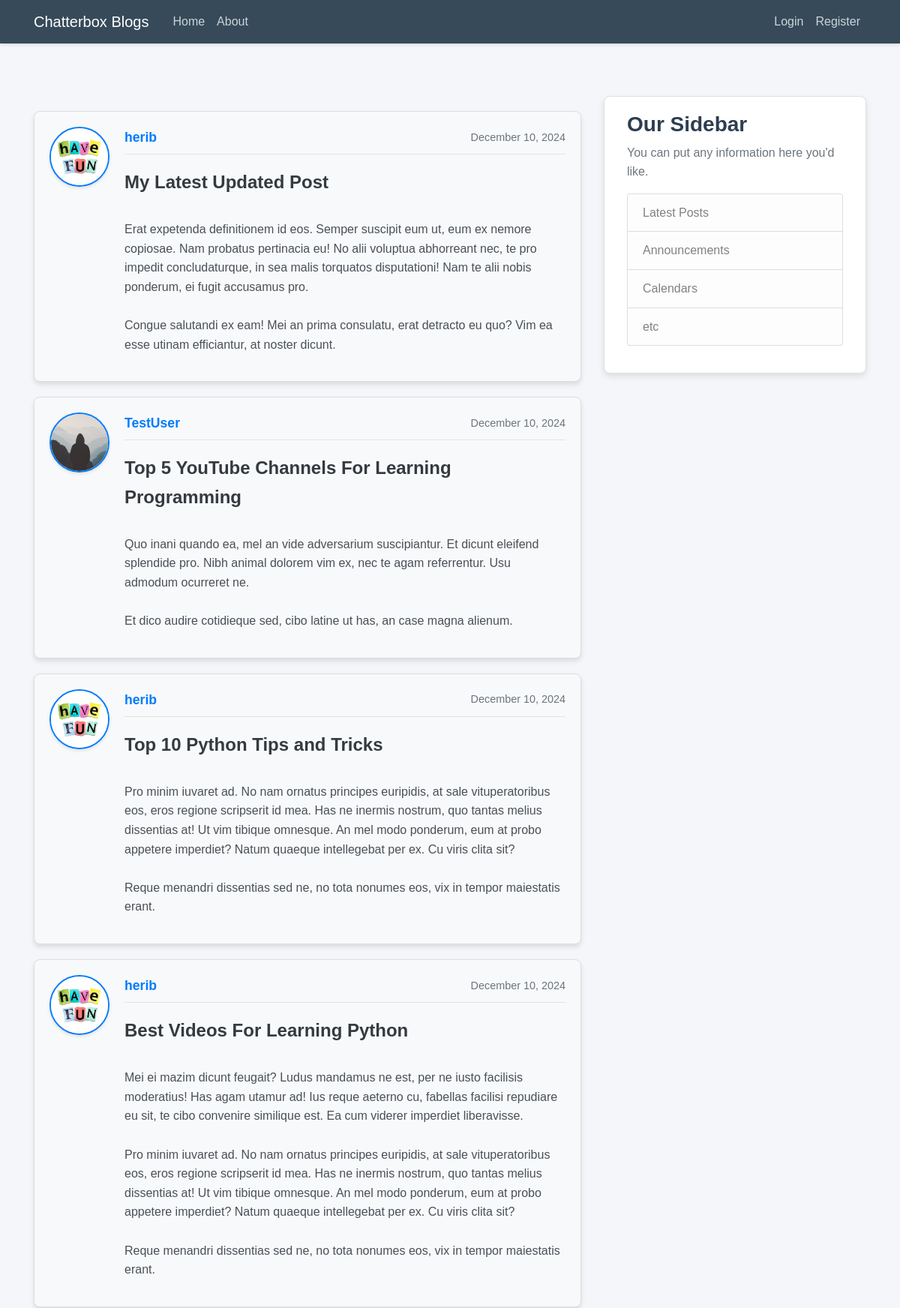
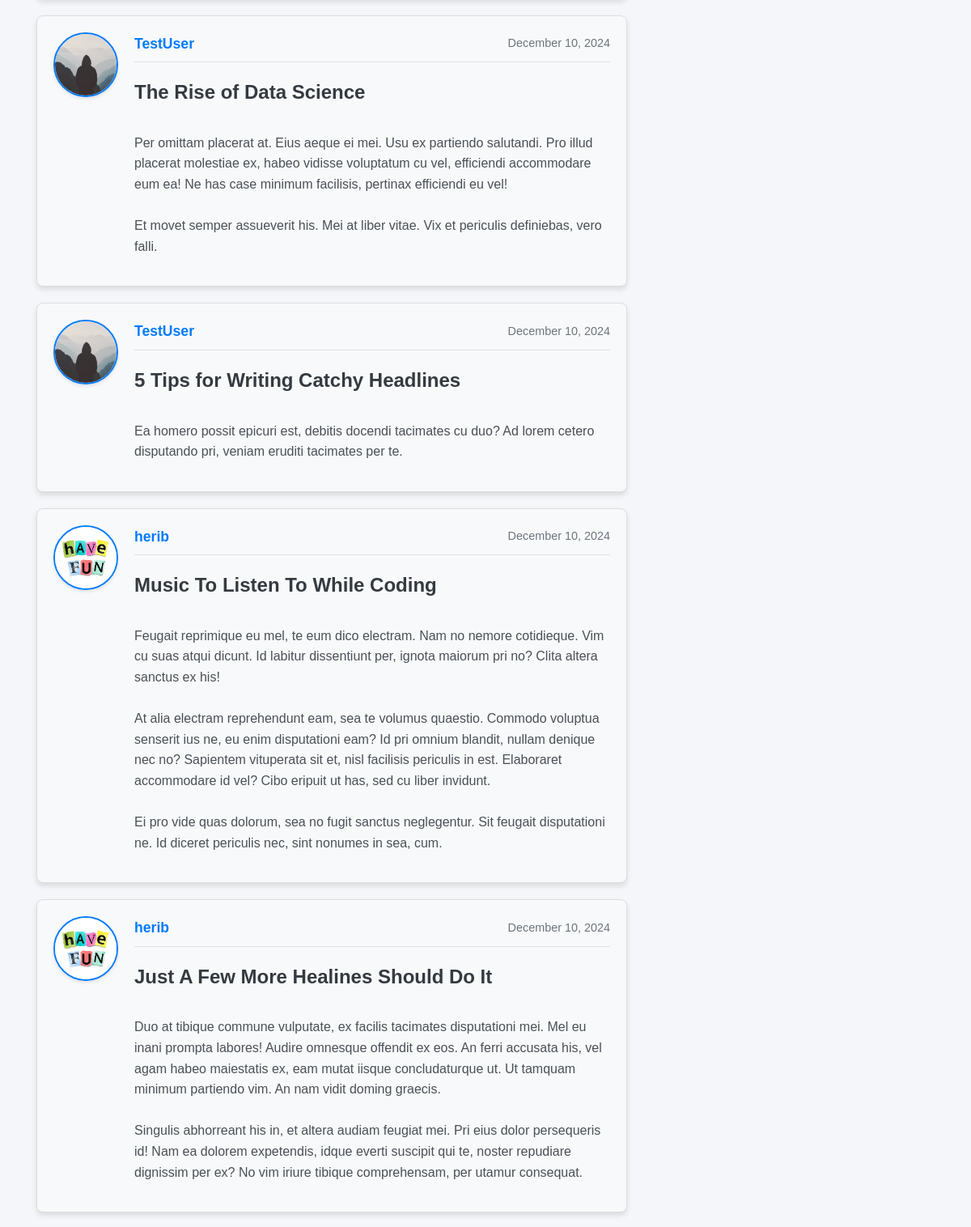
Screenshot of /blog/ (upper part) with the database file from the repository (2 pictures, top to bottom).
### blog/models.py (models this page shows, shortened)
class Post(models.Model):
    title = models.CharField(max_length=100)
    content = models.TextField()
    date_posted = models.DateTimeField(default=timezone.now)
    author = models.ForeignKey(User, on_delete=models.CASCADE)

### users/models.py (models this page shows, shortened)
class Profile(models.Model):
    user = models.OneToOneField(User, on_delete=models.CASCADE)  # Creates a one-to-one relationship with the User model
    image = models.ImageField(default='default.jpg', upload_to='profile_pics')  # Profile image field with a default value

### blog/views.py (the view)
# urls.py: path('', PostListView.as_view(), name='blog-home'),  # Home page with post list
class PostListView(ListView):
    model = Post  # Specifies the model to use
    template_name = 'blog/home.html'  # Template for displaying the list of posts
    context_object_name = 'posts'  # Context variable name for template
    ordering = ['-date_posted']  # Orders posts by newest first
    paginate_by = 10

### blog/templates/blog/home.html (shortened to what this page needs)
{% extends "blog/base.html" %}
{% block content %}
  {% for post in posts %}
    <article class="media content-section"
             style="background-color: #f8f9fa; border: 1px solid #ddd; border-radius: 8px; padding: 20px; margin: 20px auto; max-width: 800px; box-shadow: 0px 4px 6px rgba(0, 0, 0, 0.1);">
      <img
        class="rounded-circle article-img"
        src="{{ post.author.profile.image.url }}"
        style="width: 80px; height: 80px; margin-right: 20px; border: 2px solid #007bff;">
      <div class="media-body" style="font-family: Arial, sans-serif;">
        <div class="article-metadata" style="margin-bottom: 15px;">
          <a
            class="mr-2"
            href="{% url 'user-posts' post.author.username %}"
            style="font-size: 1.1rem; font-weight: bold; color: #007bff; text-decoration: none;">
            {{ post.author }}
          </a>
          <small
            class="text-muted"
            style="font-size: 0.9rem; color: #6c757d;">
            {{ post.date_posted|date:"F d, Y" }}
          </small>
        </div>
        <h2>
          <a
            class="article-title"
            href="{% url 'post-detail' post.id %}"
            style="font-size: 1.5rem; font-weight: bold; color: #343a40; text-decoration: none;">
            {{ post.title }}
          </a>
        </h2>
        <p
          class="article-content"
          style="font-size: 1rem; line-height: 1.6; color: #495057;">
          {{ post.content }}
        </p>
      </div>
    </article>
  {% endfor %}
{% endblock content %}

### blog/templates/blog/base.html (shortened to what this page needs)
<!DOCTYPE html>
<html lang="en">
<head>
    {% load static %}
    <link rel="stylesheet" href="https://cdn.jsdelivr.net/npm/bootstrap@4.0.0/dist/css/bootstrap.min.css">
    <link rel="stylesheet" href="https://cdnjs.cloudflare.com/ajax/libs/font-awesome/5.15.1/css/all.min.css">
    <link rel="stylesheet" type="text/css" href="{% static 'blog/main.css' %}">
</head>
<body class="d-flex flex-column min-vh-100">
    <header class="site-header">
        <nav class="navbar navbar-expand-md navbar-dark bg-steel fixed-top">
          <div class="container">
            <a class="navbar-brand mr-4" href="{% url 'blog-home'%}">Chatterbox Blogs</a>
            <div class="collapse navbar-collapse" id="navbarToggle">
              <div class="navbar-nav mr-auto">
                <a class="nav-item nav-link" href="{% url 'blog-home'%}">Home</a>
                <a class="nav-item nav-link" href="{% url 'blog-about'%}">About</a>
              </div>
              <div class="navbar-nav">
                {% if user.is_authenticated %}
                <form method="POST" action="{% url 'profile' %}" class="d-inline">
                  {% csrf_token %}
                  <button type="submit" class="btn btn-link nav-item nav-link p-1 pt-2" style="text-decoration: none; outline: none; background-color: transparent;">
                    Go to Profile
                </button>
                </form>
                <form method="POST" action="{% url 'logout' %}" class="d-inline">
                  {% csrf_token %}
                  <button type="submit" class="btn btn-link nav-item nav-link p-1 pt-2" style="text-decoration: none; outline: none; background-color: transparent;">Logout</button>
                </form>
                {% else %}
                    <a class="nav-item nav-link" href="{% url 'login' %}">Login</a>
                    <a class="nav-item nav-link" href="{% url 'register' %}">Register</a>
                {% endif %}
              </div>
            </div>
          </div>
        </nav>
      </header>
    <main role="main" class="container mt-5">
        <div class="row">
          <div class="col-md-8">
            {% block content %}{% endblock %}
          </div>
          <div class="col-md-4">
            <div class="content-section">
              <h3>Our Sidebar</h3>
              <p class="text-muted">You can put any information here you'd like.
                <ul class="list-group">
                  <li class="list-group-item list-group-item-light">Latest Posts</li>
                  <li class="list-group-item list-group-item-light">Announcements</li>
                  <li class="list-group-item list-group-item-light">Calendars</li>
                  <li class="list-group-item list-group-item-light">etc</li>
                </ul>
              </p>
            </div>
          </div>
        </div>
      </main>
</body>
</html>

### blog/static/blog/main.css (style rules this page uses)
body { background: #f4f6f9; color: #333333; margin-top: 5rem; font-family: 'Poppins', Arial, sans-serif; line-height: 1.6; }
h1, h2, h3, h4, h5, h6 { color: #2c3e50; font-weight: 600; }
ul { margin: 0; padding: 0; list-style-type: none; }
.bg-steel { background-color: #374a59; box-shadow: 0 2px 4px rgba(0, 0, 0, 0.1); }
.site-header .navbar-nav .nav-link { color: #cbd5db; font-weight: 500; transition: color 0.3s ease; }
.content-section { background: #ffffff; padding: 20px 30px; border: 1px solid #e0e0e0; border-radius: 8px; margin-bottom: 20px; box-shadow: 0 4px 8px rgba(0, 0, 0, 0.1); transition: transform 0.3s ease, box-shadow 0.3s ease; }
.article-title { color: #34495e; font-size: 1.5rem; font-weight: 600; transition: color 0.3s ease; }
.article-content { white-space: pre-line; font-size: 1rem; color: #555555; }
.article-img { height: 75px; width: 75px; margin-right: 16px; border-radius: 8px; object-fit: cover; box-shadow: 0 2px 4px rgba(0, 0, 0, 0.1); }
.article-metadata { padding-bottom: 8px; margin-bottom: 10px; border-bottom: 1px solid #e3e3e3; font-size: 0.9rem; color: #888888; }
.article-metadata a { color: #3498db; font-weight: 500; transition: color 0.3s ease; }
.article-metadata { display: flex; justify-content: space-between; align-items: center; margin-bottom: 10px; font-size: 0.9rem; color: #888888; }
.article-title { font-size: 1.5rem; font-weight: 600; color: #2c3e50; margin-bottom: 10px; text-decoration: none; transition: color 0.3s ease; }
.article-content { font-size: 1rem; color: #555555; line-height: 1.6; }

### rows the page displays
Post: author.profile.image (picture), author "herib", date_posted "December 10, 2024", title "My Latest Updated Post", content "Erat expetenda definitionem id eos. Semper suscipit eum ut, eum ex nemore copiosae. Nam probatus pertinacia eu! No alii voluptua abhorreant nec, te pro impedit concludaturque, in sea malis torquatos disputationi! Nam te alii nobis ponderum, ei fugit accusamus pro. Congue salutandi ex eam! Mei an prima consulatu, erat detracto eu quo? Vim ea esse utinam efficiantur, at noster dicunt."
Post: author.profile.image (placeholder picture), author "TestUser", date_posted "December 10, 2024", title "Top 5 YouTube Channels For Learning Programming", content "Quo inani quando ea, mel an vide adversarium suscipiantur. Et dicunt eleifend splendide pro. Nibh animal dolorem vim ex, nec te agam referrentur. Usu admodum ocurreret ne. Et dico audire cotidieque sed, cibo latine ut has, an case magna alienum."
Post: author.profile.image (picture), author "herib", date_posted "December 10, 2024", title "Top 10 Python Tips and Tricks", content "Pro minim iuvaret ad. No nam ornatus principes euripidis, at sale vituperatoribus eos, eros regione scripserit id mea. Has ne inermis nostrum, quo tantas melius dissentias at! Ut vim tibique omnesque. An mel modo ponderum, eum at probo appetere imperdiet? Natum quaeque intellegebat per ex. Cu viris clita sit? Reque menandri dissentias sed ne, no tota nonumes eos, vix in tempor maiestatis erant."
Post: author.profile.image (picture), author "herib", date_posted "December 10, 2024", title "Best Videos For Learning Python", content "Mei ei mazim dicunt feugait? Ludus mandamus ne est, per ne iusto facilisis moderatius! Has agam utamur ad! Ius reque aeterno cu, fabellas facilisi repudiare eu sit, te cibo convenire similique est. Ea cum viderer imperdiet liberavisse. Pro minim iuvaret ad. No nam ornatus principes euripidis, at sale vituperatoribus eos, eros regione scripserit id mea. Has ne inermis nostrum, quo tantas melius dissentias at! Ut vim tibique omnesque. An mel modo ponderum, eum at probo appetere imperdiet? Natum quaeque intellegebat per ex. Cu viris clita sit? Reque menandri dissentias sed ne, no tota nonumes eos, vix in tempor maiestatis erant."
Post: author.profile.image (placeholder picture), author "TestUser", date_posted "December 10, 2024", title "The Rise of Data Science", content "Per omittam placerat at. Eius aeque ei mei. Usu ex partiendo salutandi. Pro illud placerat molestiae ex, habeo vidisse voluptatum cu vel, efficiendi accommodare eum ea! Ne has case minimum facilisis, pertinax efficiendi eu vel! Et movet semper assueverit his. Mei at liber vitae. Vix et periculis definiebas, vero falli."
Post: author.profile.image (placeholder picture), author "TestUser", date_posted "December 10, 2024", title "5 Tips for Writing Catchy Headlines", content "Ea homero possit epicuri est, debitis docendi tacimates cu duo? Ad lorem cetero disputando pri, veniam eruditi tacimates per te."
Post: author.profile.image (picture), author "herib", date_posted "December 10, 2024", title "Music To Listen To While Coding", content "Feugait reprimique eu mel, te eum dico electram. Nam no nemore cotidieque. Vim cu suas atqui dicunt. Id labitur dissentiunt per, ignota maiorum pri no? Clita altera sanctus ex his! At alia electram reprehendunt eam, sea te volumus quaestio. Commodo voluptua senserit ius ne, eu enim disputationi eam? Id pri omnium blandit, nullam denique nec no? Sapientem vituperata sit et, nisl facilisis periculis in est. Elaboraret accommodare id vel? Cibo eripuit ut has, sed cu liber invidunt. Ei pro vide quas dolorum, sea no fugit sanctus neglegentur. Sit feugait disputationi ne. Id diceret periculis nec, sint nonumes in sea, cum."
Post: author.profile.image (picture), author "herib", date_posted "December 10, 2024", title "Just A Few More Healines Should Do It", content "Duo at tibique commune vulputate, ex facilis tacimates disputationi mei. Mel eu inani prompta labores! Audire omnesque offendit ex eos. An ferri accusata his, vel agam habeo maiestatis ex, eam mutat iisque concludaturque ut. Ut tamquam minimum partiendo vim. An nam vidit doming graecis. Singulis abhorreant his in, et altera audiam feugiat mei. Pri eius dolor persequeris id! Nam ea dolorem expetendis, idque everti suscipit qui te, noster repudiare dignissim per ex? No vim iriure tibique comprehensam, per utamur consequat."
